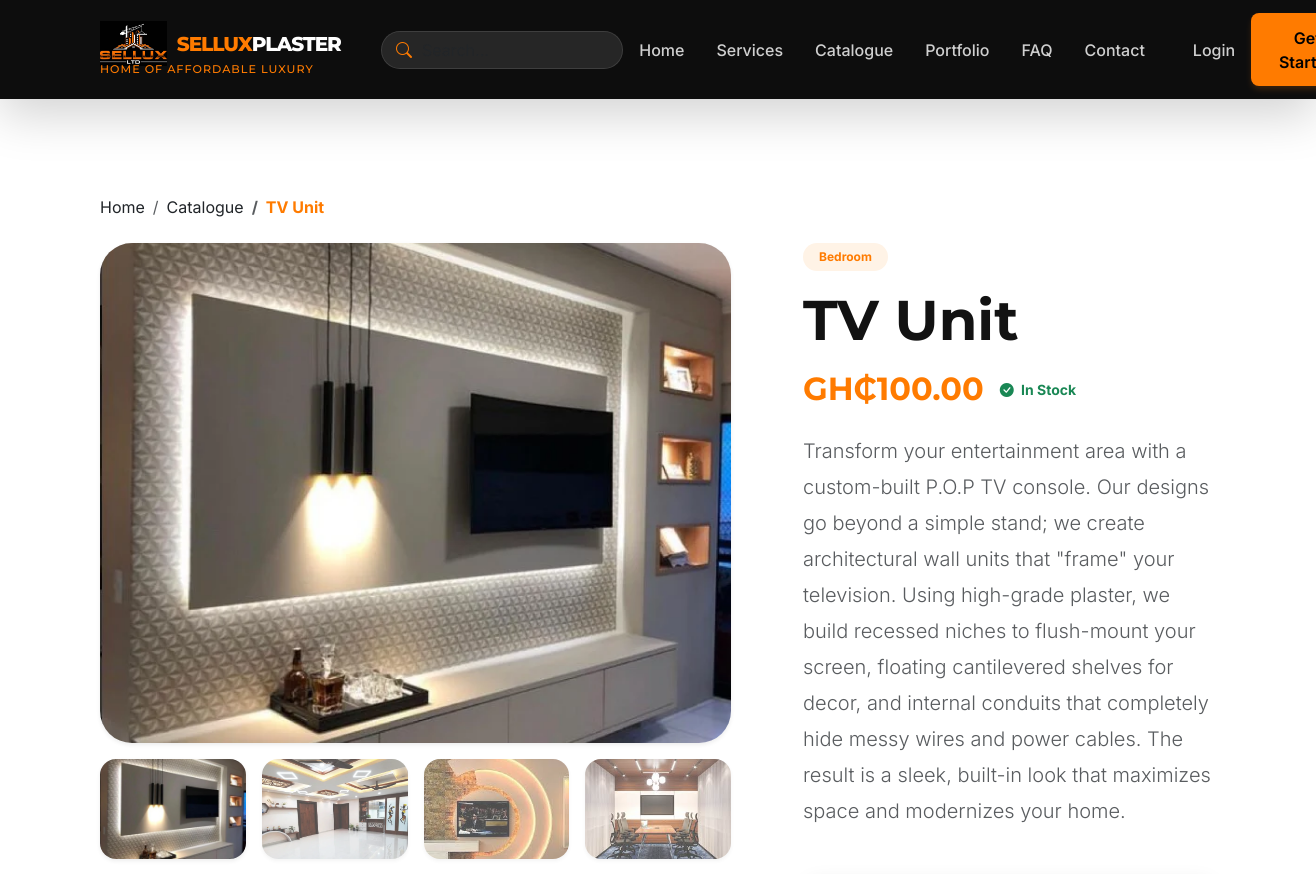
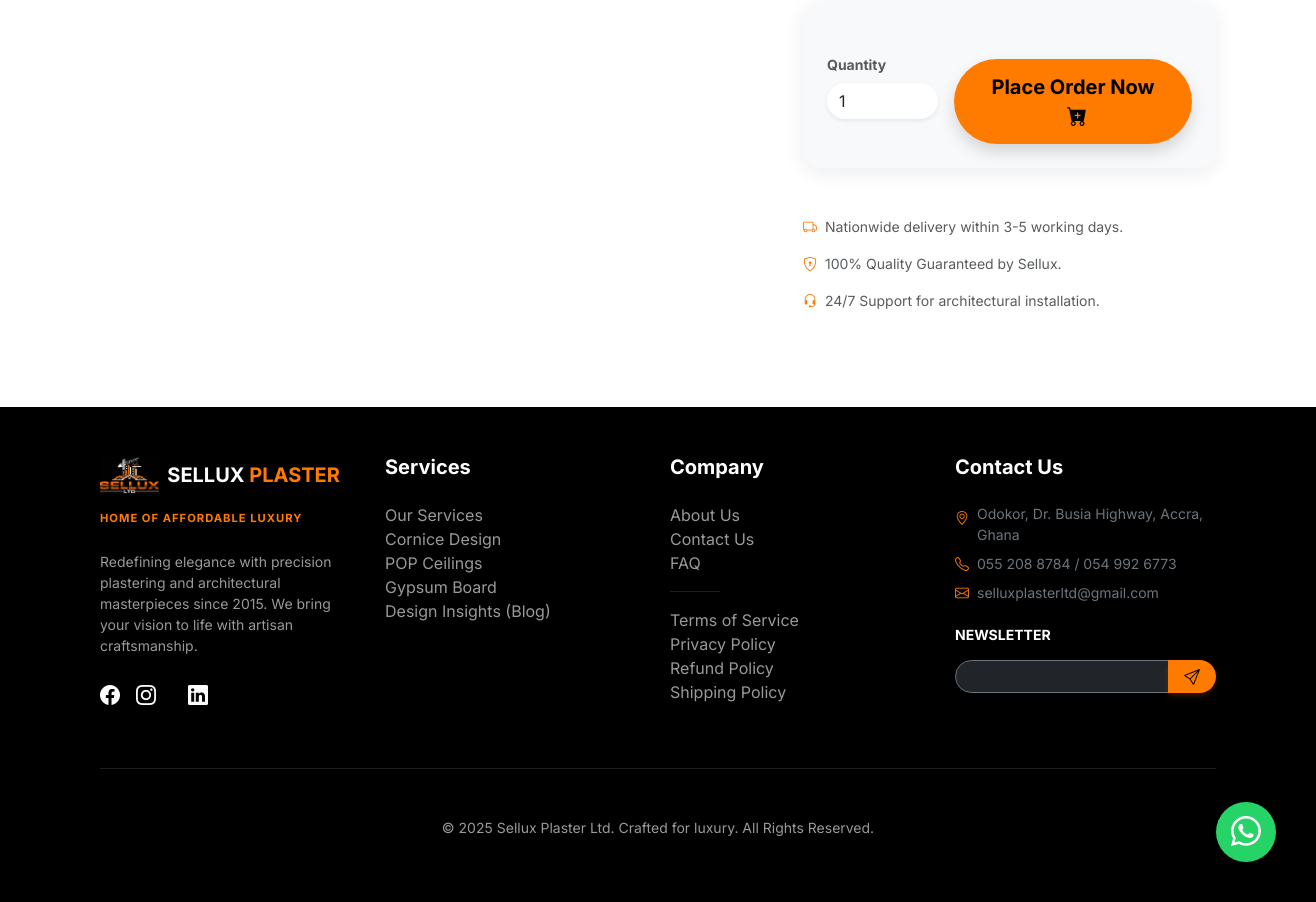
Screenshot of /catalogue/tv-unit/ with the database file from the repository (2 pictures, top to bottom).
### catalogue/models.py (models this page shows, shortened)
class Product(models.Model):
    category = models.ForeignKey(Category, on_delete=models.CASCADE, related_name='products')
    name = models.CharField(max_length=200)
    slug = models.SlugField(unique=True)
    description = models.TextField()
    price = models.DecimalField(max_digits=10, decimal_places=2)
    image = models.ImageField(upload_to='catalogue/products/')
    stock = models.PositiveIntegerField(default=0)
    is_available = models.BooleanField(default=True)
    created_at = models.DateTimeField(auto_now_add=True)
    updated_at = models.DateTimeField(auto_now=True)

class ProductImage(models.Model):
    product = models.ForeignKey(Product, on_delete=models.CASCADE, related_name='additional_images')
    image = models.ImageField(upload_to='catalogue/products/gallery/')
    alt_text = models.CharField(max_length=200, blank=True)

class Category(models.Model):
    name = models.CharField(max_length=100)
    slug = models.SlugField(unique=True)
    description = models.TextField(blank=True)
    image = models.ImageField(upload_to='catalogue/categories/', null=True, blank=True)
    class Meta:
        verbose_name_plural = 'Categories'

### catalogue/views.py (the view)
# urls.py: path('<slug:slug>/', ProductDetailView.as_view(), name='product_detail'),
class ProductDetailView(DetailView):
    model = Product
    template_name = 'catalogue/product_detail.html'
    context_object_name = 'product'

### core/context_processors.py (called while the page is built)
def brand_context(request):
    return {
        'brand': get_brand_info()
    }

### core/utils.py (called while the page is built)
def get_brand_info():
    return {
        'company_name': 'Sellux Plaster Ltd',
        'slogan': 'Home of Affordable Luxury',
        'address': 'Odokor, Dr. Busia Highway, Accra, Ghana',
        'phone_primary': '055 208 8784',
        'phone_secondary': '054 992 6773',
        'email': 'selluxplasterltd@gmail.com',
        'whatsapp': '233549926773',
    }

### templates/catalogue/product_detail.html (shortened to what this page needs)
{% extends 'base.html' %}
{% load static %}
{% block content %}
<section class="py-5">
    <div class="container py-5">
        <nav aria-label="breadcrumb" class="mb-4 animate__animated animate__fadeIn">
            <ol class="breadcrumb">
                <li class="breadcrumb-item"><a href="/" class="text-dark text-decoration-none">Home</a></li>
                <li class="breadcrumb-item"><a href="{% url 'catalogue:product_list' %}" class="text-dark text-decoration-none">Catalogue</a></li>
                <li class="breadcrumb-item active text-primary fw-bold" aria-current="page">{{ product.name }}</li>
            </ol>
        </nav>
        <div class="row g-5">
            <div class="col-lg-7 animate__animated animate__fadeInLeft">
                <div class="main-image-container rounded-5 overflow-hidden mb-3 shadow-sm bg-light">
                    {% if product.image %}
                        <img src="{{ product.image.url }}" id="mainProductImage" class="img-fluid w-100" alt="{{ product.name }}" style="height: 500px; object-fit: cover;">
                    {% else %}
                        <div class="bg-secondary d-flex align-items-center justify-content-center" style="height: 500px;">
                            <i class="bi bi-image text-white opacity-25 display-1"></i>
                        </div>
                    {% endif %}
                </div>
                {% if product.additional_images.all %}
                <div class="row g-3">
                    <div class="col-3">
                        <img src="{{ product.image.url }}" class="img-fluid rounded-4 thumbnail-img active shadow-sm" style="height: 100px; width: 100%; object-fit: cover; cursor: pointer;" onclick="changeMainImage(this.src, this)">
                    </div>
                    {% for gallery_item in product.additional_images.all %}
                    <div class="col-3">
                        <img src="{{ gallery_item.image.url }}" class="img-fluid rounded-4 thumbnail-img shadow-sm" style="height: 100px; width: 100%; object-fit: cover; cursor: pointer;" onclick="changeMainImage(this.src, this)">
                    </div>
                    {% endfor %}
                </div>
                {% endif %}
            </div>
            <div class="col-lg-5 animate__animated animate__fadeInRight">
                <div class="ps-lg-4">
                    <span class="badge bg-primary-subtle text-primary px-3 py-2 rounded-pill mb-3 fw-bold">{{ product.category.name }}</span>
                    <h1 class="display-4 fw-bold mb-3">{{ product.name }}</h1>
                    <div class="d-flex align-items-center gap-3 mb-4">
                        <h2 class="text-primary fw-bold mb-0">GH₵{{ product.price }}</h2>
                        {% if product.stock > 0 %}
                            <span class="text-success small fw-bold"><i class="bi bi-check-circle-fill me-1"></i> In Stock</span>
                        {% else %}
                            <span class="text-danger small fw-bold"><i class="bi bi-x-circle-fill me-1"></i> Out of Stock</span>
                        {% endif %}
                    </div>
                    <p class="lead text-muted mb-5" style="line-height: 1.8;">
                        {{ product.description }}
                    </p>
                    <div class="card bg-light border-0 rounded-4 p-4 mb-5">
                        <form action="{% url 'orders:order_create' %}" method="get">
                            <div class="row g-3 align-items-center">
                                <div class="col-4">
                                    <label class="form-label small fw-bold text-muted">Quantity</label>
                                    <input type="number" name="quantity" class="form-control rounded-pill border-0 shadow-sm" value="1" min="1" max="{{ product.stock }}">
                                </div>
                                <div class="col-8">
                                    {% if product.stock > 0 %}
                                        <button type="submit" class="btn btn-primary btn-lg rounded-pill w-100 fw-bold shadow">
                                            Place Order Now <i class="bi bi-cart-plus-fill ms-2"></i>
                                        </button>
                                    {% else %}
                                        <button type="button" class="btn btn-secondary btn-lg rounded-pill w-100 fw-bold" disabled>
                                            Currently Unavailable
                                        </button>
                                    {% endif %}
                                </div>
                            </div>
                        </form>
                    </div>
                    <div class="d-flex flex-column gap-3 small text-muted">
                        <div class="d-flex align-items-center gap-2">
                            <i class="bi bi-truck text-primary"></i> Nationwide delivery within 3-5 working days.
                        </div>
                        <div class="d-flex align-items-center gap-2">
                            <i class="bi bi-shield-lock text-primary"></i> 100% Quality Guaranteed by Sellux.
                        </div>
                        <div class="d-flex align-items-center gap-2">
                            <i class="bi bi-headset text-primary"></i> 24/7 Support for architectural installation.
                        </div>
                    </div>
                </div>
            </div>
        </div>
    </div>
</section>
{% endblock %}

### templates/base.html (style rules this page uses)
:root { --primary-color: #ff7b00; --primary-hover: #e66f00; --secondary-color: #1a1a1a; --dark-bg: #000000; --light-bg: #ffffff; --accent-color: #ff9d00; --text-main: #121212; --text-muted: #666666; }
body { font-family: 'Inter', sans-serif; background-color: var(--light-bg); color: var(--text-main); overflow-x: hidden; text-rendering: optimizeLegibility; -webkit-font-smoothing: antialiased; }
h1, h2, h3, .navbar-brand { font-family: 'Montserrat', sans-serif; font-weight: 800; }
.text-primary { color: var(--primary-color) !important; }
.bg-primary-subtle { background-color: #fff3e6 !important; }
.btn-primary { background-color: var(--primary-color); border: none; padding: 0.8rem 1.5rem; font-weight: 600; border-radius: 8px; color: #000; box-shadow: 0 4px 6px -1px rgba(255, 123, 0, 0.2); transition: all 0.3s ease; }
.card { border: none; border-radius: 16px; box-shadow: 0 4px 20px rgba(0, 0, 0, 0.08); transition: transform 0.3s ease; background: #fff; }

### templates/catalogue/product_detail.html (style rules this page uses)
.thumbnail-img { transition: 0.3s; opacity: 0.7; }
.thumbnail-img.active { opacity: 1; }

### rows the page displays
Product: name "TV Unit", image (picture), category.name "Bedroom", price "100.00", description "Transform your entertainment area with a custom-built P.O.P TV console. Our designs go beyond a simple stand; we create architectural wall units that \"frame\" your television. Using high-grade plaster, we build recessed niches to flush-mount your screen, floating cantilevered shelves for decor, and internal conduits that completely hide messy wires and power cables. The result is a sleek, built-in look that maximizes space and modernizes your home."
ProductImage: image (picture)
ProductImage: image (picture)
ProductImage: image (picture)
